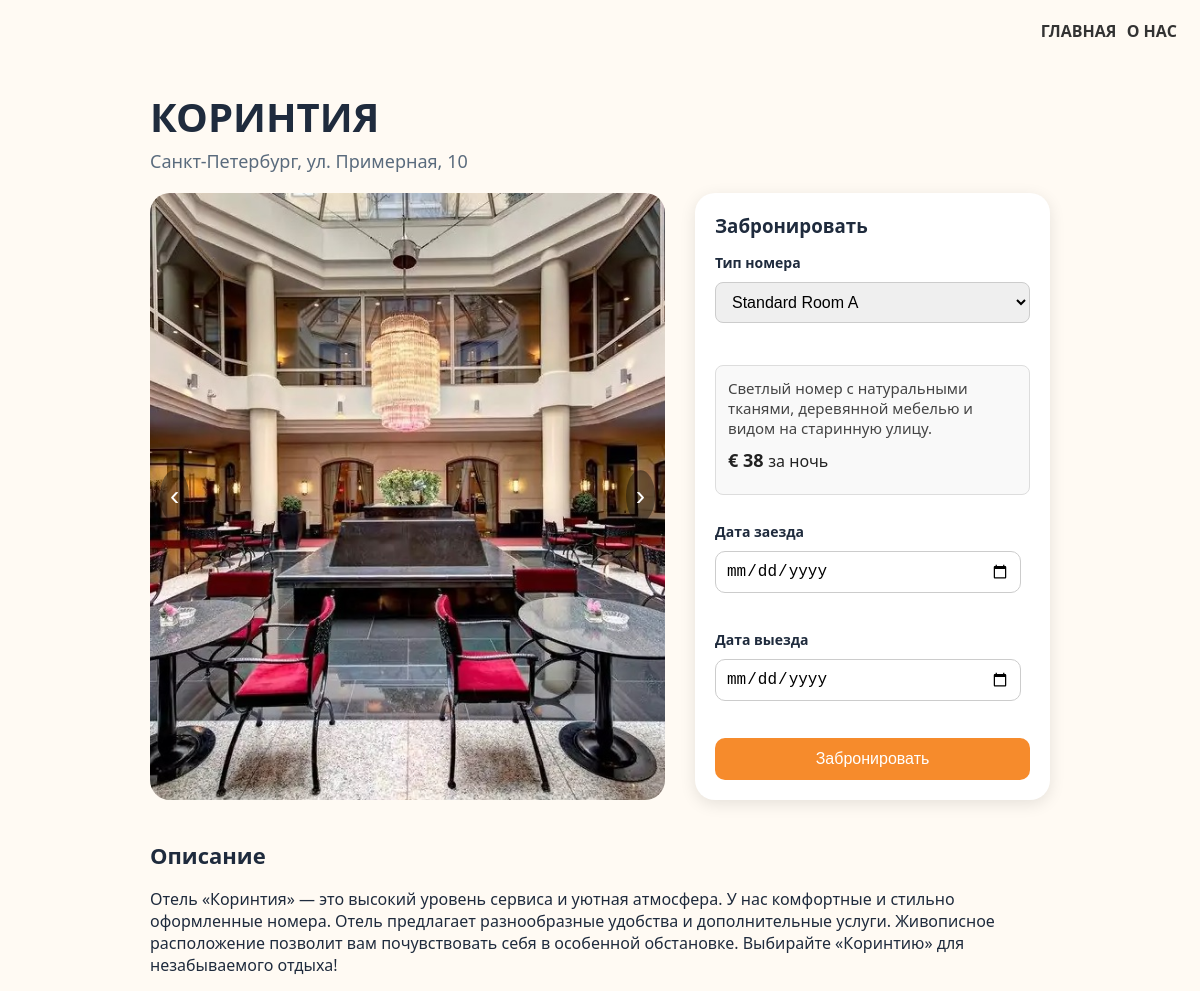
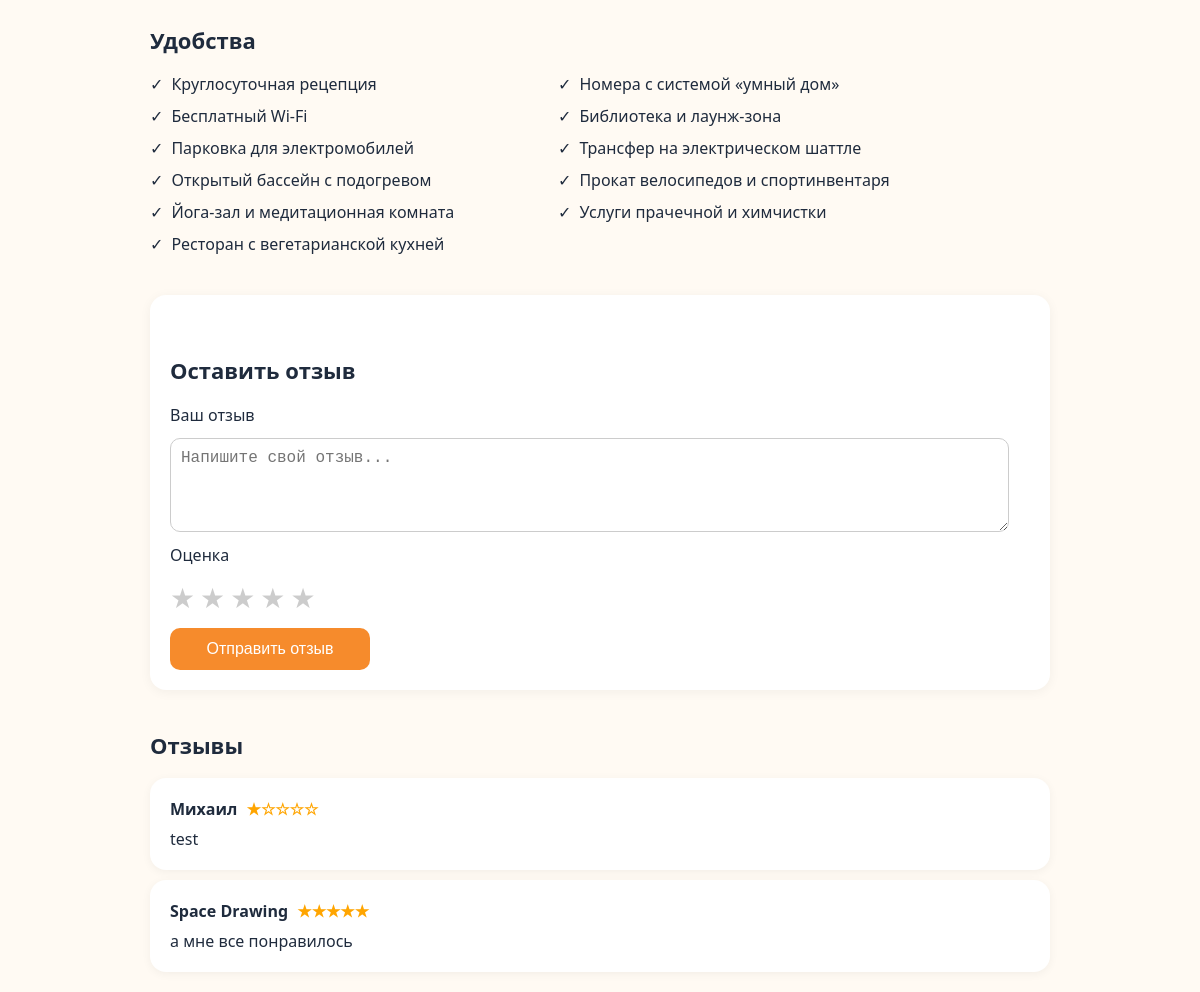
/hotel_menu/3, run on the app's committed database (2 pictures, top to bottom).
### data/hotel.py (models this page shows)
class Hotel(SqlAlchemyBase):
    __tablename__ = 'hotel'
    id = sqlalchemy.Column(sqlalchemy.Integer, primary_key=True, autoincrement=True)
    image = sqlalchemy.Column(sqlalchemy.String)
    alternative = sqlalchemy.Column(sqlalchemy.String)
    title = sqlalchemy.Column(sqlalchemy.String)
    city = sqlalchemy.Column(sqlalchemy.String)
    price = sqlalchemy.Column(sqlalchemy.String)
    rating = sqlalchemy.Column(sqlalchemy.String)
    description = sqlalchemy.Column(sqlalchemy.String)
    conveniences = sqlalchemy.Column(sqlalchemy.String)
    reviews = orm.relationship("Review", back_populates="hotel")
    rooms = orm.relationship("Room", back_populates="hotel")

### data/room.py (models this page shows)
class Room(SqlAlchemyBase):
    __tablename__ = 'rooms'
    id = sqlalchemy.Column(sqlalchemy.Integer, primary_key=True, autoincrement=True)
    hotel_id = sqlalchemy.Column(sqlalchemy.Integer, sqlalchemy.ForeignKey('hotel.id'))
    hotel = orm.relationship('Hotel', back_populates='rooms')
    name = sqlalchemy.Column(sqlalchemy.String, nullable=False)
    description = sqlalchemy.Column(sqlalchemy.String)
    price = sqlalchemy.Column(sqlalchemy.Integer, nullable=False)
    capacity = sqlalchemy.Column(sqlalchemy.Integer, nullable=False)

### data/review.py (models this page shows)
class Review(SqlAlchemyBase):
    __tablename__ = 'review'
    id = sqlalchemy.Column(sqlalchemy.Integer, primary_key=True, autoincrement=True)
    text = sqlalchemy.Column(sqlalchemy.String, nullable=True, default='')
    rating = sqlalchemy.Column(sqlalchemy.Integer, nullable=True, default=0)
    username = sqlalchemy.Column(sqlalchemy.String, nullable=False)
    user_id = sqlalchemy.Column(sqlalchemy.Integer, sqlalchemy.ForeignKey("user.id"))
    user = orm.relationship("User", back_populates='reviews')
    hotel_id = sqlalchemy.Column(sqlalchemy.Integer, sqlalchemy.ForeignKey("hotel.id"))
    hotel = orm.relationship("Hotel", back_populates='reviews')

### main.py (the view, shortened to what this page needs)
@app.route("/hotel_menu/<index_hotel>", methods=["GET", "POST"])
def hotel_menu(index_hotel):
    db_sess = db_session.create_session()
    room_types = [i.__dict__ for i in db_sess.query(Room).filter(Room.hotel_id == index_hotel).all()]
    files = os.listdir(path=f"static/images_{index_hotel}")
    images = [
        url_for("static", filename=f"images_{index_hotel}/room{i}.jpg")
        for i in range(1, len(files) + 1)
    ]
    hotel_card = db_sess.query(Hotel).filter(Hotel.id == index_hotel).first().__dict__
    conveniences = hotel_card["conveniences"].split(';')
    reviews = [i.__dict__ for i in db_sess.query(Review).filter(Review.hotel_id == index_hotel).all()]
    return render_template("hotel_menu.html", images=images, hotel_card=hotel_card,
                           conveniences=conveniences, reviews=reviews, room_types=room_types)

### data/db_session.py (called while the page is built)
def create_session() -> Session:
    global __factory
    return __factory()

### templates/hotel_menu.html (shortened to what this page needs)
<!DOCTYPE html>
<html lang="ru">
  <head>
    <link rel="stylesheet" href="../static/styles/hotel_menu.css" />
  </head>
  <body>
    <header>
      <nav class="navbar">
        <div class="nav-links">
          <a href="/">ГЛАВНАЯ</a>
          <a href="#">О НАС</a>
        </div>
      </nav>
    </header>
    <div class="container">
      <h1>{{ hotel_card["title"] }}</h1>
      <div class="subheading">{{ hotel_card["city"] }}, ул. Примерная, 10</div>
      <div class="top-section">
        <div class="hotel-img">
          <button class="carousel-btn prev" onclick="prevImage()">‹</button>
          <img id="carousel-image" src="{{ images[0] }}" alt="Hotel Room" />
          <button class="carousel-btn next" onclick="nextImage()">›</button>
        </div>
        <div class="booking-panel">
          <h3>Забронировать</h3>
          <form class="review-form" method="POST">
            <div class="input-group">
              <label for="room-select">Тип номера</label>
              <select id="room-select" name="room">
                {% for room in room_types %}
                <option value="{{ room.id }}" data-price="{{ room.price }}" data-description="{{ room.description }}">
                  {{ room.name }}
                </option>
                {% endfor %}
              </select>
            </div>
            <div class="room-details" id="room-details">
              <p id="room-description">{{ room_types[0].description }}</p>
              <div class="price">
                € <span id="room-price">{{ room_types[0].price }}</span>
                <span style="font-weight: normal; font-size: 16px">за ночь</span>
              </div>
            </div>
            <div class="input-group">
              <label for="checkin">Дата заезда</label>
              <input type="date" id="checkin" name="checkin" />
            </div>
            <div class="input-group">
              <label for="checkout">Дата выезда</label>
              <input type="date" id="checkout" name="checkout" />
            </div>
            <button class="book-btn" name="booking_button" value="booking_button">Забронировать</button>
          </form>
        </div>
      </div>
      <div class="description">
        <h2>Описание</h2>
        <p>{{ hotel_card["description"] }}</p>
      </div>
      <div class="amenities">
        <h2>Удобства</h2>
        <ul>
          {% for convenience in conveniences %}
          <li>{{ convenience }}</li>
          {% endfor %}
        </ul>
      </div>
      <div class="reviews">
        <div class="leave-review">
          <h2>Оставить отзыв</h2>
          <form class="review-form" method="POST">
            <label for="review-text">Ваш отзыв</label>
            <textarea
              id="review-text"
              name="text"
              rows="4"
              placeholder="Напишите свой отзыв..."
            ></textarea>
            <label>Оценка</label>
            <div class="star-rating">
              <input type="radio" name="rating" id="star5" value="5" /><label
                for="star5"
                >★</label
              >
              <input type="radio" name="rating" id="star4" value="4" /><label
                for="star4"
                >★</label
              >
              <input type="radio" name="rating" id="star3" value="3" /><label
                for="star3"
                >★</label
              >
              <input type="radio" name="rating" id="star2" value="2" /><label
                for="star2"
                >★</label
              >
              <input type="radio" name="rating" id="star1" value="1" /><label
                for="star1"
                >★</label
              >
            </div>
            <button type="submit" class="submit-review" name="review_button" value="review_button">Отправить отзыв</button>
          </form>
        </div>
        <div class="review">
          <h2>Отзывы</h2>
          {% for review in reviews %}
          <div class="review-box">
            <strong
              >{{ review["username"] }}<span class="stars">
                {{ '★' * review["rating"] }}{{ '☆' * (5 - review["rating"]) }}
              </span></strong
            >
            {{ review["text"] }}
          </div>
          {% endfor %}
        </div>
      </div>
    </div>
  </body>
</html>

### static/styles/hotel_menu.css (style rules this page uses)
body { font-family: "Segoe UI", sans-serif; background-color: #fffaf3; color: #1f2b3d; margin: 0; padding: 20px; }
.container { max-width: 900px; margin: 0 auto; }
h1 { font-size: 40px; font-weight: 700; text-transform: uppercase; margin-bottom: 5px; }
h2 { font-size: 22px; margin-top: 40px; }
li { margin-bottom: 10px; }
.navbar { display: flex; justify-content: flex-end; gap: 20px; padding-bottom: 20px; font-weight: 600; }
.nav-links a { color: #333; text-decoration: none; font-weight: bold; margin: 3px; transition: color 0.3s ease; }
.subheading { font-size: 18px; color: #5a6b7d; margin-bottom: 20px; }
.top-section { display: flex; gap: 30px; flex-wrap: wrap; }
.hotel-img { flex: 1 1 50%; position: relative; border-radius: 20px; overflow: hidden; min-height: 350px; display: flex; align-items: center; justify-content: center; }
.hotel-img img { width: 100%; height: 100%; object-fit: cover; border-radius: 10px; }
.booking-panel { flex: 1 1 50%; display: flex; flex-direction: column; justify-content: center; }
.booking-panel select { width: 100%; padding: 10px 12px; font-size: 16px; border: 1px solid #ccc; border-radius: 8px; margin-bottom: 15px; box-sizing: border-box; }
.room-details { background-color: #f9f9f9; padding: 12px; border-radius: 8px; margin-bottom: 15px; border: 1px solid #ddd; }
.room-details p { margin: 0 0 10px 0; font-size: 15px; color: #444; }
.room-details .price { font-size: 18px; font-weight: bold; color: #222; }
.booking-panel .input-group label { display: block; margin-bottom: 6px; font-weight: bold; font-size: 14px; }
.booking-panel .input-group { margin-bottom: 15px; }
.carousel-btn { position: absolute; top: 50%; transform: translateY(-50%); background-color: rgba(0, 0, 0, 0.4); color: white; border: none; font-size: 28px; padding: 10px; cursor: pointer; border-radius: 50%; z-index: 10; }
.carousel-btn.prev { left: 10px; }
.carousel-btn.next { right: 10px; }
.booking-panel { flex: 1 1 250px; background-color: white; border-radius: 20px; padding: 20px; box-shadow: 0 4px 16px rgba(0, 0, 0, 0.1); animation: fadeIn 0.6s ease-in-out; }
.booking-panel h3 { margin: 0 0 15px; }
.booking-panel input { display: block; width: 90%; margin-bottom: 10px; padding: 10px; font-size: 16px; border-radius: 10px; border: 1px solid #ccc; transition: border-color 0.4s ease; }
.input-group { display: flex; flex-direction: column; gap: 4px; }
.price { font-size: 22px; font-weight: bold; margin: 10px 0; }
.book-btn { background-color: #f68b2c; color: white; padding: 12px; width: 100%; border: none; border-radius: 10px; font-size: 16px; cursor: pointer; transition: background-color 0.4s ease; }
.description, .amenities, .reviews { margin-top: 30px; }
.amenities ul { list-style: none; padding-left: 0; columns: 2; max-width: 800px; }
.amenities li::before { content: "\2713"; color: #1f2b3d; padding-right: 8px; }
.leave-review { margin-top: 40px; background: #ffffff; padding: 20px; border-radius: 16px; box-shadow: 0 2px 12px rgba(0, 0, 0, 0.05); animation: fadeIn 0.6s ease-in-out; }
.review-form { display: flex; flex-direction: column; gap: 12px; }
.review-form textarea { width: 95%; padding: 10px; border-radius: 10px; border: 1px solid #ccc; font-size: 16px; resize: vertical; }
.star-rating { display: flex; flex-direction: row-reverse; justify-content: start; gap: 5px; }
.star-rating label { font-size: 28px; color: #ccc; cursor: pointer; transition: color 0.3s; }
.submit-review { background-color: #f68b2c; color: white; padding: 12px; border: none; border-radius: 10px; font-size: 16px; cursor: pointer; width: 200px; transition: background-color 0.3s; }
.review-box { background-color: white; border-radius: 16px; padding: 20px; margin-top: 10px; box-shadow: 0 2px 10px rgba(0, 0, 0, 0.05); animation: slideUp 0.6s ease-in-out; }
.review-box strong { display: block; margin-bottom: 8px; }
.stars { color: orange; margin-left: 5px; }

### data on the page
Hotel: title "КОРИНТИЯ", city "Санкт-Петербург", description "Отель «Коринтия» — это высокий уровень сервиса и уютная атмосфера. У нас комфортные и стильно оформленные номера. Отель предлагает разнообразные удобства и дополнительные услуги. Живописное расположение позволит вам почувствовать себя в особенной обстановке. Выбирайте «Коринтию» для незабываемого отдыха!"
Room: description "Светлый номер с натуральными тканями, деревянной мебелью и видом на старинную улицу."
Review: username "Михаил", rating "★", rating "☆☆☆☆", text "test"
Review: username "Space Drawing", rating "★★★★★", text "а мне все понравилось"

### other printed values
{{ room_types[0].price }} "38"
{{ convenience }} "Круглосуточная рецепция" "Бесплатный Wi-Fi" "Парковка для электромобилей" "Открытый бассейн с подогревом" "Йога-зал и медитационная комната" "Ресторан с вегетарианской кухней" "Номера с системой «умный дом»" "Библиотека и лаунж-зона" "Трансфер на электрическом шаттле" "Прокат велосипедов и спортинвентаря" "Услуги прачечной и химчистки"
form field room "Standard Room A"
